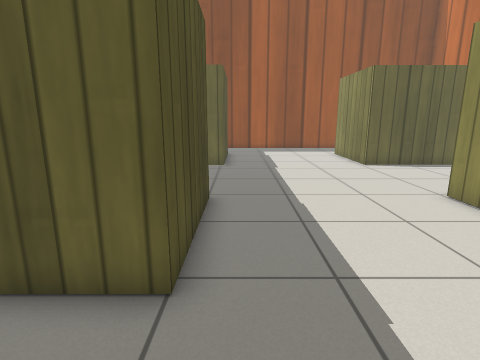
view 1 (above)

16 first-person views from a walk through a Gazebo world. The camera is 0.24 m above the floor, tilts 12° down and sees 80° across. The floor is counted in squares, 0.1 m on a side. Each view is taken from the middle of a square. On the plan, view 1 faces up. The plan holds only what a view shows up to about 18 squares ahead; the rest is blank. Simple patterns stand in for the simulator's built-in surfaces.

view 2
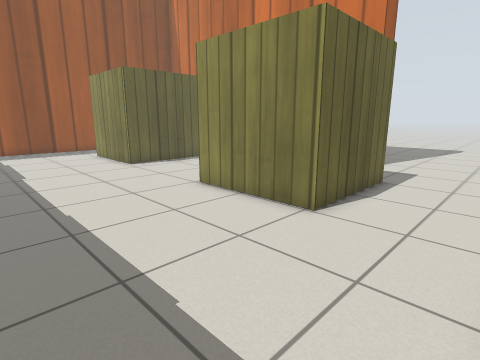

view 3
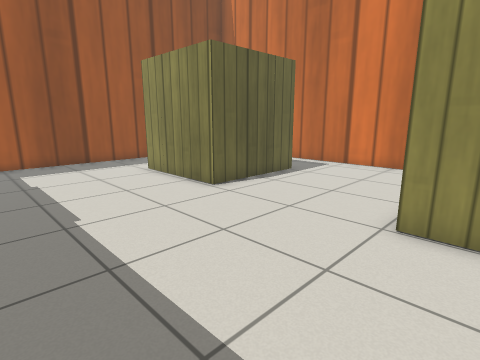

view 4
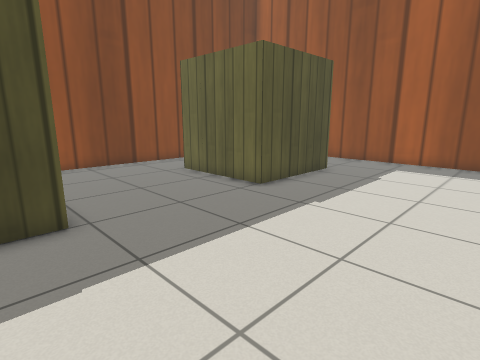

view 5
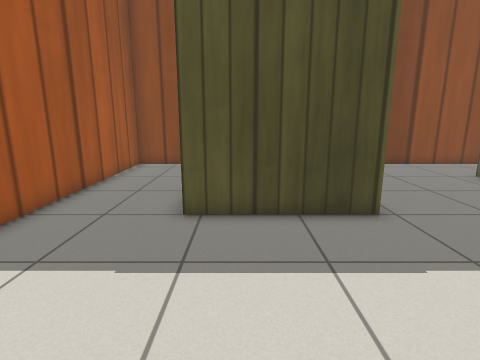

view 6
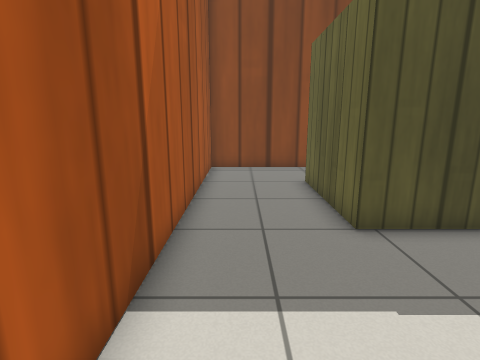

view 7
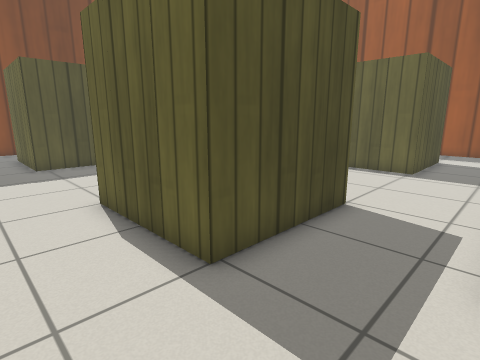

view 8
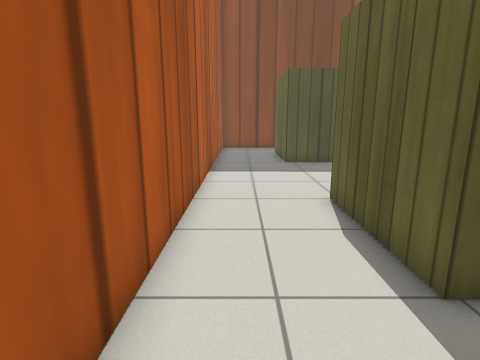

view 9
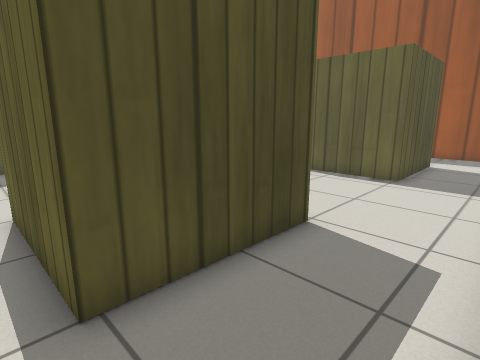

view 10
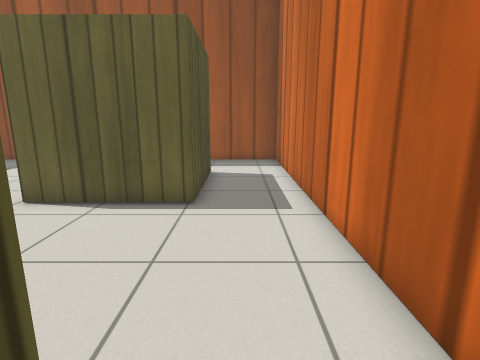

view 11
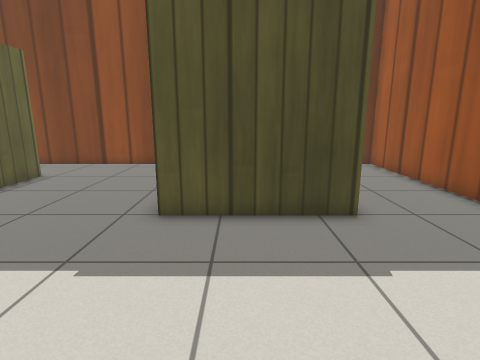

view 12
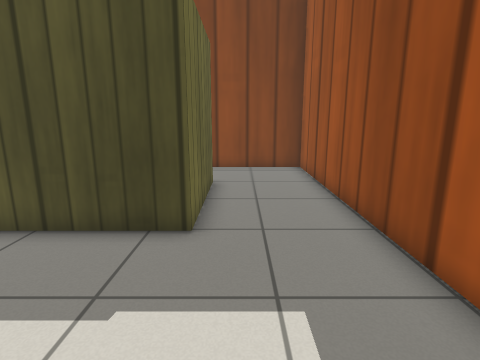

view 13
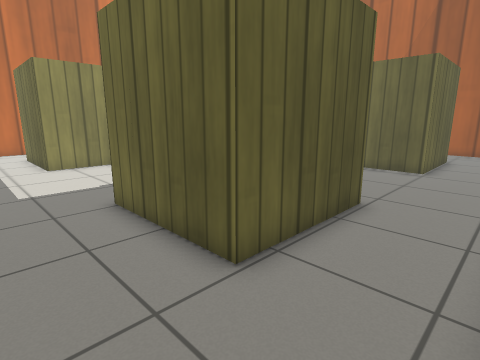

view 14
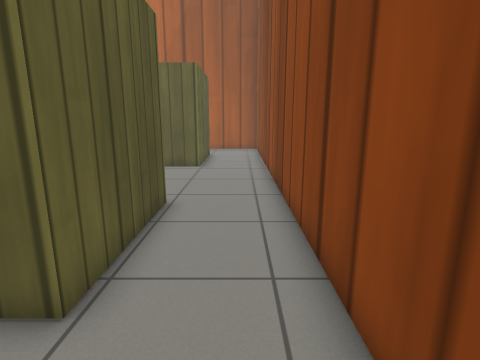

view 15
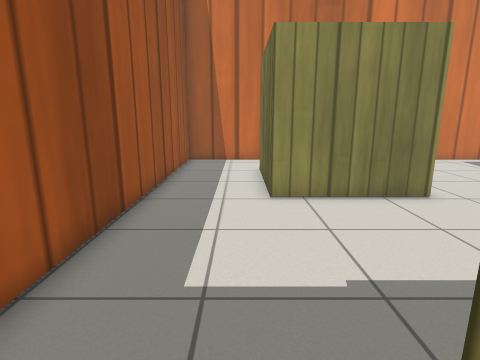

view 16
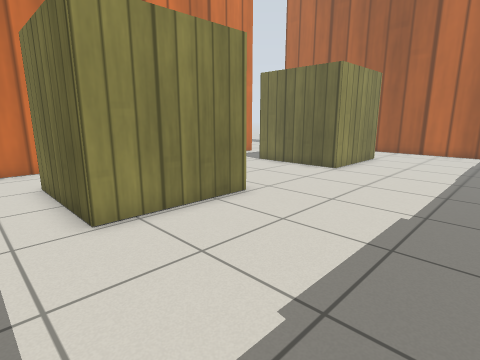

### Floor plan
Points are (right, up) in squares from view 1. A wall is a line through its corners. A room is listed if a view was taken in it or the views show most of it. See-through windows are left out.
Room 1 (views 1, 2, 3, 4, 5, 6, 7, 8, 9, 10, 11, 12, 13, 14, 15, 16)
walls: (6.6, 8.7) (11.6, 8.7) (11.6, 3.8) (6.6, 3.8) (6.6, 8.7); (-0.9, 8.6) (-0.9, 3.6) (-5.9, 3.6) (-5.9, 8.6) (-3.2, 8.6); (6.6, 15) (6.6, 19.9) (11.6, 19.9) (11.6, 15) (6.6, 15); (-0.9, 15) (-5.9, 15) (-5.9, 19.9) (-0.9, 19.9) (-0.9, 15); (15.2, 6.5) (15.2, 24) (-9.4, 24) (-9.4, -0.4) (13.6, -0.4)
ways out: opening at (15.5, 2.5)

Positions as (right, up) in squares from view 1, and headings:
1: (0, 0), facing up
2: (0, 0), facing up-right
3: (0, 7), facing up-right
4: (6, 7), facing up-left
5: (6, 5), facing left
6: (5, 1), facing left
7: (15, 1), facing up-left
8: (15, 1), facing left
9: (15, 3), facing up-left
10: (13, 7), facing up
11: (6, 17), facing left
12: (5, 21), facing left
13: (-9, 23), facing down-right
14: (-8, 23), facing down
15: (-2, 21), facing right
16: (0, 22), facing down-right
